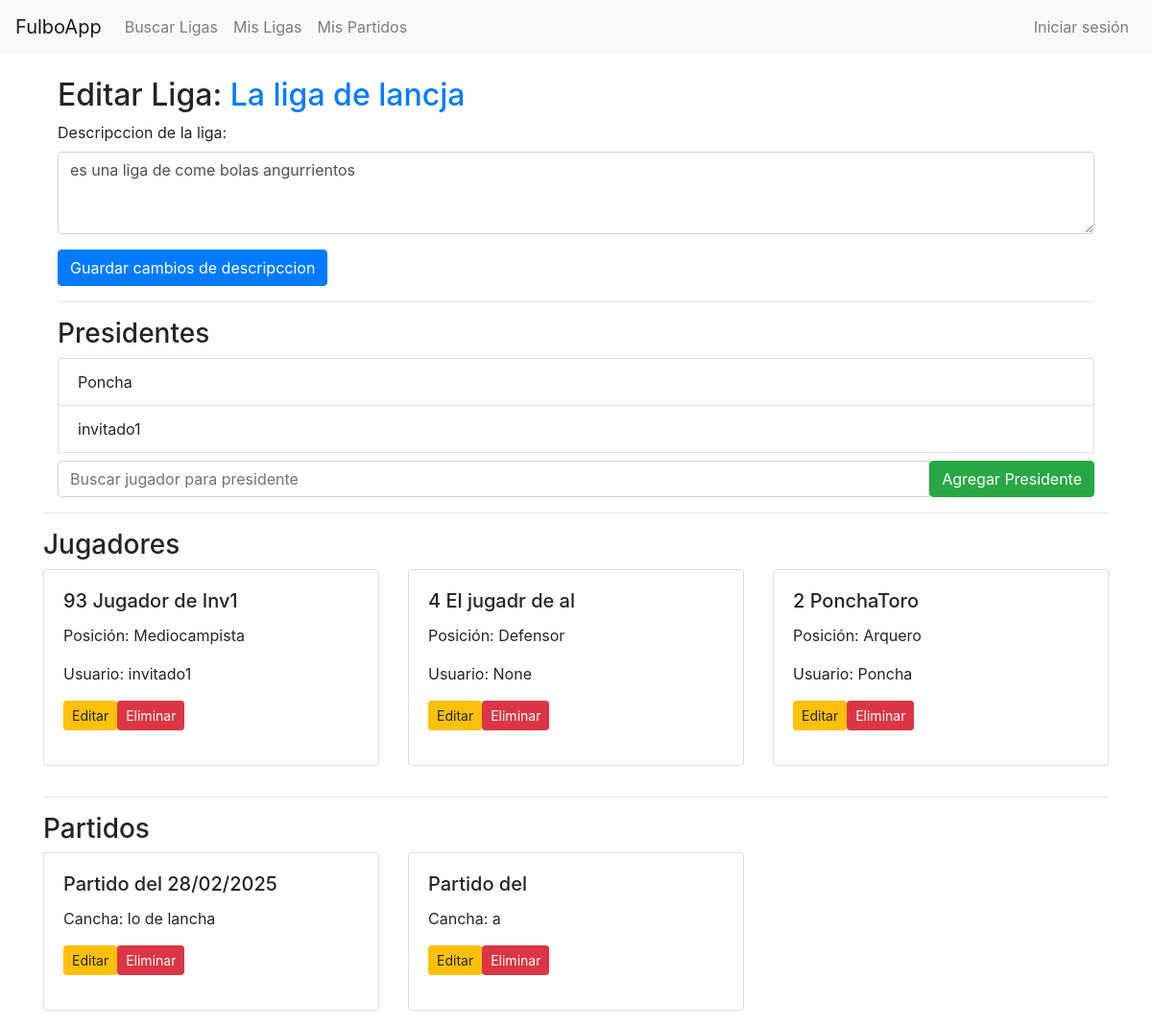
Screenshot of /AppFulbo/ligas/22/editar_liga with the database file from the repository.
### AppFulbo/models.py (models this page shows, shortened)
class Liga(models.Model):
    nombre_liga = models.CharField(max_length=20, unique=True)
    descripcion = models.TextField(blank=True, null=True)
    presidentes = models.ManyToManyField(User, related_name="ligas_presididas")  # Relación ManyToMany con los presidentes
    super_presidente = models.ForeignKey(
         settings.AUTH_USER_MODEL,
         on_delete=models.SET_NULL,
         null=True,
         blank=True,
         related_name="ligas_super_presididas",
         help_text="El super presidente de la liga, con privilegios especiales."
     )

class Jugador(models.Model):
    OPCIONES = [
        ('1', 'Arquero'),
        ('2', 'Defensor'),
        ('3', 'Mediocampista'),
        ('4', 'Delantero'),
    ]
    usuario = models.ForeignKey(User, null=True, blank=True, on_delete=models.CASCADE,related_name="user")
    apodo = models.CharField(max_length=15)
    posicion = models.CharField(max_length=1, choices=OPCIONES, null=True, blank=True)
    liga = models.ForeignKey(Liga, on_delete=models.CASCADE, related_name="jugadores")
    numero = models.IntegerField(
        choices=NUMERO_CHOICES,
        validators=[MinValueValidator(1), MaxValueValidator(99)],
        null=True,
        blank=True,
        help_text="Seleccione un número entre 1 y 99."
    )
    activo = models.BooleanField(default=True, help_text="Indica si el jugador está activo en la liga.")
    class Meta:
        unique_together = ('apodo', 'liga')

class Partido(models.Model):
    fecha_partido = models.DateField(null=True, blank=True)
    cancha = models.CharField(max_length=15)
    liga = models.ForeignKey(Liga, on_delete=models.CASCADE, related_name="partidos")  # Liga a la que pertenece

### AppFulbo/views.py (the view)
# urls.py: path('ligas/<int:liga_id>/editar_liga', views.editar_liga, name='editar_liga'),
def editar_liga(request, liga_id):
    liga = get_object_or_404(Liga, id=liga_id)
    presidentes = liga.presidentes.all()
    jugadores = liga.jugadores.filter(activo=True)
    partidos = liga.partidos.all()
    if request.method == "POST":
        action = request.POST.get('action')
        if action == "editar_liga":
            form = LigaForm(request.POST, instance=liga)
            if form.is_valid():
                form.save()
                messages.success(request, "Datos de la liga actualizados.")
            else:
                messages.error(request, "Error al actualizar la liga.")
        elif action == "add_president":
            presidente_id = request.POST.get('presidente_id')
            if request.user != liga.super_presidente:
                messages.error(request, "Solo el SuperPresidente puede eliminar a los presidentes.")
            else:
                nuevo_username = request.POST.get('nuevo_presidente')
                from django.contrib.auth.models import User
                try:
                    nuevo_presidente = User.objects.get(username=nuevo_username)
                    liga.presidentes.add(nuevo_presidente)
                    messages.success(request, f"{nuevo_username} agregado como presidente.")
                except User.DoesNotExist:
                    messages.error(request, "El usuario no existe.")
        elif action == "delete_president":
            presidente_id = request.POST.get('presidente_id')
            if request.user != liga.super_presidente:
                messages.error(request, "Solo el SuperPresidente puede eliminar a los presidentes.")
            else:
                try:
                    presidente = liga.presidentes.get(id=presidente_id)
                    liga.presidentes.remove(presidente)
                    messages.success(request, "Presidente eliminado.")
                except Exception as e:
                    messages.error(request, "Error al eliminar presidente.")
        elif action == "edit_player":
            jugador_id = request.POST.get('jugador_id')
            return redirect('editar_jugador', jugador_id=jugador_id)
        elif action == "abandonar_liga":
            if request.user == liga.super_presidente:
                messages.error(request, "Debes asignar a un superpresidente antes de irte.")
            else:
                liga.presidentes.remove(request.user)
                jugador = liga.jugadores.filter(usuario=request.user, activo=True).first()
                if jugador:
                    jugador.activo = False
                    jugador.save()
                messages.success(request, "Has abandonado la liga y tu jugador ha sido desactivado.")
                return redirect('ver_liga', liga_id=liga.id)
        elif action == "delete_player":
            jugador_id = request.POST.get('jugador_id')
            try:
                jugador = Jugador.objects.get(id=jugador_id)
                jugador.delete()
                messages.success(request, "Jugador eliminado.")
            except Exception as e:
                messages.error(request, "Error al eliminar jugador.")
        elif action == "edit_match":
            partido_id = request.POST.get('partido_id')
            messages.info(request, f"Editar partido {partido_id}.")
        elif action == "delete_match":
            partido_id = request.POST.get('partido_id')
            try:
                partido = Partido.objects.get(id=partido_id)
                partido.delete()
                messages.success(request, "Partido eliminado.")
            except Exception as e:
                messages.error(request, "Error al eliminar partido.")
        elif action == "hacer_super_presidente":
            if request.user != liga.super_presidente:
                messages.error(request, "Solo el superpresidente actual puede realizar este cambio.")
            else:
                nuevo_super_id = request.POST.get('presidente_id')
                try:
                    nuevo_super = liga.presidentes.get(id=nuevo_super_id)
                except liga.presidentes.model.DoesNotExist:
                    nuevo_super = None
                if not nuevo_super:
                    messages.error(request, "El presidente elegido no existe o no es válido.")
                else:
                    if nuevo_super not in liga.presidentes.all():
                        messages.error(request, "El usuario elegido debe ser presidente antes de ser designado como superpresidente.")
                    else:
                        liga.super_presidente = nuevo_super
                        liga.save()
                        messages.success(request, f"{nuevo_super.username} ahora es el superpresidente de la liga.")
            return redirect('editar_liga', liga_id=liga.id)
        return redirect('editar_liga', liga_id=liga.id)
    else:
        form = LigaForm(instance=liga)
    context = {
        'liga': liga,
        'form': form,
        'presidentes': presidentes,
        'jugadores': jugadores,
        'partidos': partidos,
    }
    return render(request, 'AppFulbo/editar_liga.html', context)

### AppFulbo/forms.py
class LigaForm(forms.ModelForm):
    class Meta:
        model = Liga
        fields = ['nombre_liga','descripcion']
        labels = {
            'nombre_liga': 'Nombre de la liga',
            'descripcion': 'Descripccion de la liga'
        }
        widgets = {
            'descripcion': forms.Textarea(attrs={'class': 'form-control', 'rows': 3, 'placeholder': 'Descripción'}),
        }
        help_texts = {
            'nombre_liga': 'Ingrese un nombre único para la liga.'
        }
        error_messages = {
            'nombre_liga': {
                'unique': "Ya existe una liga con este nombre. Por favor, elige otro nombre.",
            },
        }
    def __init__(self, *args, **kwargs):
        super().__init__(*args, **kwargs)
        if self.instance and self.instance.pk:
            self.fields.pop('nombre_liga', None)

### AppFulbo/context_processors.py (called while the page is built)
def notificaciones_context(request):
    if request.user.is_authenticated:
        notificaciones_no_leidas = Notificacion.objects.filter(usuario=request.user, leido=False).count()
    else:
        notificaciones_no_leidas = 0
    return {
        'notificaciones_no_leidas': notificaciones_no_leidas,
    }

### AppFulbo/templates/AppFulbo/editar_liga.html (shortened to what this page needs)
{% extends 'AppFulbo/base.html' %}
{% load static %}
{% block content %}
<div class="container mt-4">
    <h2>Editar Liga: <td><a href="{% url 'ver_liga' liga.id %}">{{ liga.nombre_liga }}</a></td></h2>
    <form method="post">
        {{ form.as_p }}
        <button type="submit" class="btn btn-primary">Guardar cambios de descripccion</button>
    </form>
    <hr>
    <h3>Presidentes</h3>
    <ul class="list-group">
        {% for presidente in presidentes %}
        <li class="list-group-item d-flex justify-content-between align-items-center">
            {{ presidente.username }}
        </li>
        {% empty %}
        <li class="list-group-item">No hay presidentes asignados.</li>
        {% endfor %}
    </ul>
<form method="post" class="mt-2">
    <div class="input-group">
        <input type="text" name="nuevo_presidente" class="form-control"
               placeholder="Buscar jugador para presidente"
               id="jugador-input" required>
        <button type="submit" class="btn btn-success">Agregar Presidente</button>
    </div>
</form>
</div>
    <hr>
    <h3>Jugadores
    </h3>
    <div class="row">
        {% for jugador in jugadores %}
        <div class="col-md-4 mb-3">
            <div class="card">
                <div class="card-body">
                    <h5 class="card-title">{{ jugador.numero }} {{ jugador.apodo }}</h5>
                    <p class="card-text">
                        Posición: {{ jugador.get_posicion_display }}
                    </p>
                    <p class="card-text">
                        Usuario: {{ jugador.usuario }}
                    </p>
                    <div class="btn-group">
                        <form method="post" style="display:inline;">
                            <button type="submit" class="btn btn-warning btn-sm">Editar</button>
                        </form>
                        <form method="post" style="display:inline;">
                            {% if jugador.usuario == request.user %}
                            <input type="hidden" name="action" value="abandonar_liga">
                            <input type="hidden" name="jugador_id" value="{{ jugador.id }}">
                            <button type="submit" class="btn btn-danger btn-sm" onclick="return confirm('¿¿Está seguro de salir de la liga?')">Abandonar Liga</button>
                            {% else %}
                            <button type="submit" class="btn btn-danger btn-sm" onclick="return confirm('¿¿Está seguro de eliminar este jugadorliga?')">Eliminar</button>
                            {% endif %}
                        </form>
                    </div>
                </div>
            </div>
        </div>
        {% empty %}
        <p>No hay jugadores registrados.</p>
        {% endfor %}
    </div>
    <hr>
    <h3>Partidos
    </h3>
    <div class="row">
        {% for partido in partidos %}
        <div class="col-md-4 mb-3">
            <div class="card">
                <div class="card-body">
                    <h5 class="card-title">Partido del {{ partido.fecha_partido|date:"d/m/Y" }}</h5>
                    <p class="card-text">
                        Cancha: {{ partido.cancha }}
                    </p>
                    <div class="btn-group">
                        <form method="post" style="display:inline;">
                            <button type="submit" class="btn btn-warning btn-sm">Editar</button>
                        </form>
                        <form method="post" style="display:inline;">
                            <button type="submit" class="btn btn-danger btn-sm" onclick="return confirm('¿Está seguro de eliminar este partido?')">Eliminar</button>
                        </form>
                    </div>
                </div>
            </div>
        </div>
        {% empty %}
        <p>No hay partidos registrados en esta liga.</p>
        {% endfor %}
    </div>
</div>
{% endblock %}

### rows the page displays
Liga: nombre_liga "La liga de lancja", descripcion "es una liga de come bolas angurrientos"
Jugador: numero "93", apodo "Jugador de Inv1", posicion "Mediocampista", usuario "invitado1"
Jugador: numero "4", apodo "El jugadr de al", posicion "Defensor", usuario "None"
Jugador: numero "2", apodo "PonchaToro", posicion "Arquero", usuario "Poncha"
Partido: fecha_partido "28/02/2025", cancha "lo de lancha"
Partido: cancha "a"

### other values shown
{{ presidente.username }} "Poncha"
{{ presidente.username }} "invitado1"
